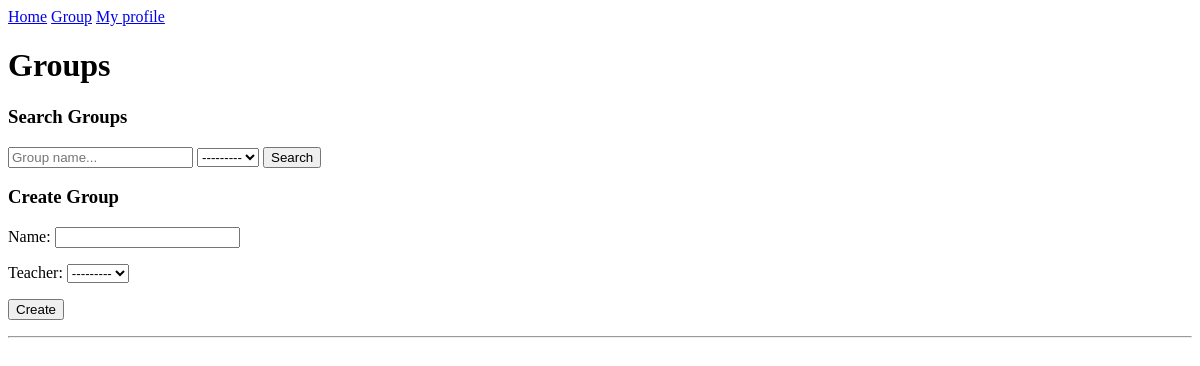
/manager/groups (signed in), run on an earlier commit of the app's database.
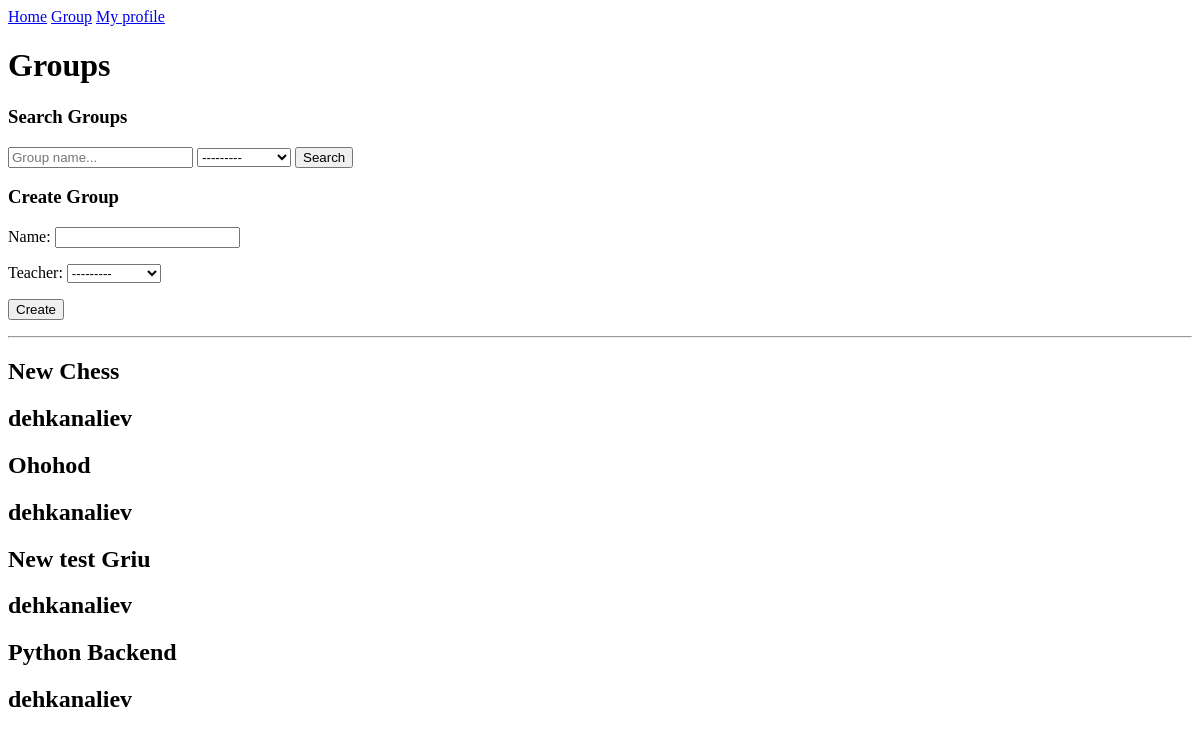
And on a later commit of the database.
### manager/models.py (models this page shows, shortened)
class Group(models.Model):
    name = models.CharField(max_length=100)
    manager = models.ForeignKey(CustomUser, on_delete=models.SET_NULL, null=True, limit_choices_to={'role': 'MANAGER'})
    teacher = models.ForeignKey(CustomUser, on_delete=models.SET_NULL, null=True, limit_choices_to={'role': 'TEACHER'}, related_name='group_teacher')
    students = models.ManyToManyField(CustomUser,  limit_choices_to={'role': 'STUDENT'}, related_name='enrolled_groups')

### home/models.py (models this page shows)
class CustomUser(AbstractUser):
    ROLE_CHOICES = (
        ('MANAGER', 'Manager'),
        ('TEACHER', 'Teacher'),
        ('STUDENT', 'Student'),
    )
    role = models.CharField(max_length=10, choices=ROLE_CHOICES, default='STUDENT')
    phone_num = models.CharField(max_length=12, blank=True, null=True)
    profile_img = models.ImageField(upload_to='media/', default='default_user.jpg', blank=True)

### manager/views.py (the view, shortened to what this page needs)
# urls.py: path('groups', CreateGroupView.as_view(), name='mg-group-list'),
class CreateGroupView(LoginRequiredMixin, View):
    def get(self, request):
        access_check = is_manager(request)
        if access_check:
            return access_check
        groups = Group.objects.all().order_by('-id')
        search_query = request.GET.get('group-name', '')
        teacher = request.GET.get('teacher')
        if search_query:
            groups = groups.filter(Q(name__icontains=search_query) & Q(teacher=teacher))
        form = GroupForm()
        return render(request, 'manager/group-list.html', {'groups': groups, 'form': form})

### manager/forms.py
class GroupForm(forms.ModelForm):
    class Meta:
        model = Group
        fields = ['name', 'teacher']

### manager/views.py (called while the page is built)
def is_manager(request):
    if request.user.role != 'MANAGER':
        return redirect('no-access')
    return None

### templates/manager/group-list.html (shortened to what this page needs)
{% extends 'mg-base.html' %}
{% block content %}
<h1>Groups</h1>
<h3>Search Groups</h3>
<form method="GET">
    <input type="text" name="group-name" placeholder="Group name..." required="False">
    {{form.teacher}}
    <button type="submit" name="action" value="search">Search</button>
</form>
<h3>Create Group</h3>
<form method="POST">
    {{ form.as_p }}
    <button type="submit" name="action" value="create">Create</button>
</form>
<hr>
{% for group in groups %}
    <h2>{{group.name}}</h2>
    <h2>{{group.teacher}}</h2>
{% endfor %}
{% endblock %}

### templates/mg-base.html
<a href="{% url 'home' %}">Home</a>
<a href="{% url 'mg-group-list' %}">Group</a>
<a href="{% url 'my-profile' %}">My profile</a>
{% block content %}
{% endblock %}

What changed in the data, as far as the page shows it:
added Group: name "New Chess", teacher "dehkanaliev"
added Group: name "Ohohod", teacher "dehkanaliev"
added Group: name "New test Griu", teacher "dehkanaliev"
added Group: name "Python Backend", teacher "dehkanaliev"
